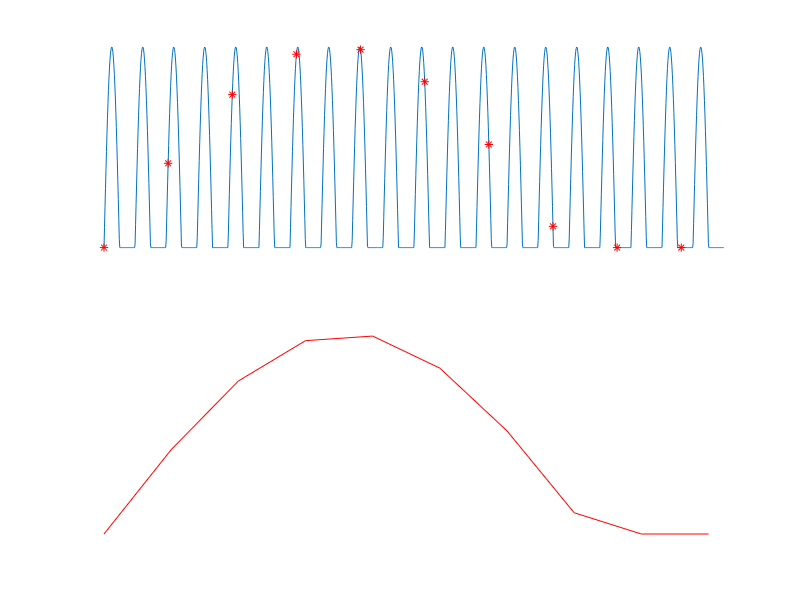

The MATLAB source for this figure:
t = 0:0.1:40*pi;
x = sin(t);
x = max(x,0);

y = [];
step = 130;
k = 1;
for i = 1:step:length(t)
    y(k,:) = [ t(i) x(i) ];
    k = k+1;
end

figure(1)
subplot(2,1,1), plot(t,x), xlim([0 40*pi]), hold on
plot(y(:,1), y(:,2), 'r*'), hold off, axis off

subplot(2,1,2), plot(y(:,1), y(:,2), 'r'), axis off